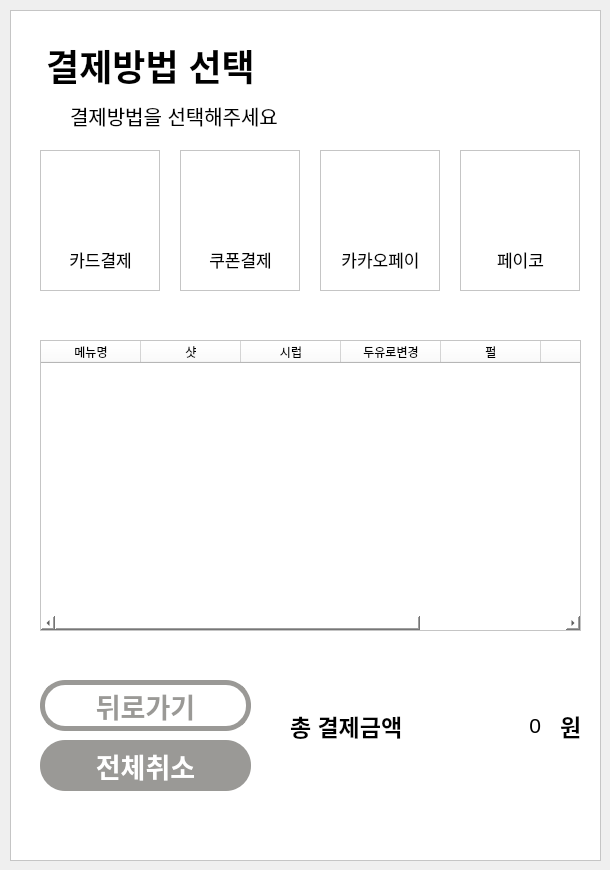
   <widget class="QWidget" name="page_8">
    <widget class="QFrame" name="frame_5">
     <property name="geometry">
      <rect>
       <x>10</x>
       <y>10</y>
       <width>591</width>
       <height>851</height>
      </rect>
     </property>
     <property name="styleSheet">
      <string notr="true">background-color: rgb(255, 255, 255);</string>
     </property>
     <property name="frameShape">
      <enum>QFrame::StyledPanel</enum>
     </property>
     <property name="frameShadow">
      <enum>QFrame::Raised</enum>
     </property>
     <widget class="QLabel" name="label_55">
      <property name="geometry">
       <rect>
        <x>10</x>
        <y>20</y>
        <width>261</width>
        <height>71</height>
       </rect>
      </property>
      <property name="font">
       <font>
        <pointsize>27</pointsize>
        <weight>75</weight>
        <bold>true</bold>
       </font>
      </property>
      <property name="text">
       <string>결제방법 선택</string>
      </property>
      <property name="alignment">
       <set>Qt::AlignCenter</set>
      </property>
     </widget>
     <widget class="QLabel" name="label_56">
      <property name="geometry">
       <rect>
        <x>60</x>
        <y>90</y>
        <width>361</width>
        <height>31</height>
       </rect>
      </property>
      <property name="font">
       <font>
        <pointsize>15</pointsize>
       </font>
      </property>
      <property name="text">
       <string>결제방법을 선택해주세요</string>
      </property>
     </widget>
     <widget class="QFrame" name="btn_pay_card">
      <property name="geometry">
       <rect>
        <x>30</x>
        <y>140</y>
        <width>120</width>
        <height>141</height>
       </rect>
      </property>
      <property name="font">
       <font>
        <pointsize>11</pointsize>
       </font>
      </property>
      <property name="cursor">
       <cursorShape>PointingHandCursor</cursorShape>
      </property>
      <property name="frameShape">
       <enum>QFrame::StyledPanel</enum>
      </property>
      <property name="frameShadow">
       <enum>QFrame::Raised</enum>
      </property>
      <widget class="QLabel" name="label_57">
       <property name="geometry">
        <rect>
         <x>20</x>
         <y>100</y>
         <width>81</width>
         <height>19</height>
        </rect>
       </property>
       <property name="font">
        <font>
         <pointsize>13</pointsize>
        </font>
       </property>
       <property name="text">
        <string>카드결제</string>
       </property>
       <property name="alignment">
        <set>Qt::AlignCenter</set>
       </property>
      </widget>
      <widget class="QLabel" name="label_61">
       <property name="geometry">
        <rect>
         <x>30</x>
         <y>20</y>
         <width>61</width>
         <height>61</height>
        </rect>
       </property>
       <property name="styleSheet">
        <string notr="true">border-image: url(image/card.png);</string>
       </property>
       <property name="text">
        <string/>
       </property>
      </widget>
     </widget>
     <widget class="QFrame" name="btn_pay_coupon">
      <property name="geometry">
       <rect>
        <x>170</x>
        <y>140</y>
        <width>120</width>
        <height>141</height>
       </rect>
      </property>
      <property name="cursor">
       <cursorShape>PointingHandCursor</cursorShape>
      </property>
      <property name="frameShape">
       <enum>QFrame::StyledPanel</enum>
      </property>
      <property name="frameShadow">
       <enum>QFrame::Raised</enum>
      </property>
      <widget class="QLabel" name="label_59">
       <property name="geometry">
        <rect>
         <x>20</x>
         <y>100</y>
         <width>81</width>
         <height>19</height>
        </rect>
       </property>
       <property name="font">
        <font>
         <pointsize>13</pointsize>
        </font>
       </property>
       <property name="text">
        <string>쿠폰결제</string>
       </property>
       <property name="alignment">
        <set>Qt::AlignCenter</set>
       </property>
      </widget>
      <widget class="QLabel" name="label_62">
       <property name="geometry">
        <rect>
         <x>30</x>
         <y>20</y>
         <width>61</width>
         <height>61</height>
        </rect>
       </property>
       <property name="styleSheet">
        <string notr="true">border-image: url(image/coupon.png);</string>
       </property>
       <property name="text">
        <string/>
       </property>
      </widget>
     </widget>
     <widget class="QFrame" name="btn_pay_kakao">
      <property name="geometry">
       <rect>
        <x>310</x>
        <y>140</y>
        <width>120</width>
        <height>141</height>
       </rect>
      </property>
      <property name="cursor">
       <cursorShape>PointingHandCursor</cursorShape>
      </property>
      <property name="frameShape">
       <enum>QFrame::StyledPanel</enum>
      </property>
      <property name="frameShadow">
       <enum>QFrame::Raised</enum>
      </property>
      <widget class="QLabel" name="label_60">
       <property name="geometry">
        <rect>
         <x>20</x>
         <y>100</y>
         <width>81</width>
         <height>19</height>
        </rect>
       </property>
       <property name="font">
        <font>
         <pointsize>13</pointsize>
        </font>
       </property>
       <property name="text">
        <string>카카오페이</string>
       </property>
       <property name="alignment">
        <set>Qt::AlignCenter</set>
       </property>
      </widget>
      <widget class="QLabel" name="label_63">
       <property name="geometry">
        <rect>
         <x>15</x>
         <y>30</y>
         <width>91</width>
         <height>41</height>
        </rect>
       </property>
       <property name="styleSheet">
        <string notr="true">border-image: url(image/kakao.svg);</string>
       </property>
       <property name="text">
        <string/>
       </property>
      </widget>
     </widget>
     <widget class="QFrame" name="btn_pay_payco">
      <property name="geometry">
       <rect>
        <x>450</x>
        <y>140</y>
        <width>120</width>
        <height>141</height>
       </rect>
      </property>
      <property name="cursor">
       <cursorShape>PointingHandCursor</cursorShape>
      </property>
      <property name="frameShape">
       <enum>QFrame::StyledPanel</enum>
      </property>
      <property name="frameShadow">
       <enum>QFrame::Raised</enum>
      </property>
      <widget class="QLabel" name="label_64">
       <property name="geometry">
        <rect>
         <x>20</x>
         <y>30</y>
         <width>81</width>
         <height>41</height>
        </rect>
       </property>
       <property name="styleSheet">
        <string notr="true">border-image: url(image/payco.jpg);</string>
       </property>
       <property name="text">
        <string/>
       </property>
      </widget>
      <widget class="QLabel" name="label_65">
       <property name="geometry">
        <rect>
         <x>20</x>
         <y>100</y>
         <width>81</width>
         <height>19</height>
        </rect>
       </property>
       <property name="font">
        <font>
         <pointsize>13</pointsize>
        </font>
       </property>
       <property name="text">
        <string>페이코</string>
       </property>
       <property name="alignment">
        <set>Qt::AlignCenter</set>
       </property>
      </widget>
     </widget>
     <widget class="QLabel" name="label_70">
      <property name="geometry">
       <rect>
        <x>550</x>
        <y>700</y>
        <width>31</width>
        <height>31</height>
       </rect>
      </property>
      <property name="font">
       <font>
        <pointsize>17</pointsize>
        <weight>75</weight>
        <bold>true</bold>
       </font>
      </property>
      <property name="styleSheet">
       <string notr="true"/>
      </property>
      <property name="text">
       <string>원</string>
      </property>
     </widget>
     <widget class="QLabel" name="label_71">
      <property name="geometry">
       <rect>
        <x>280</x>
        <y>700</y>
        <width>131</width>
        <height>31</height>
       </rect>
      </property>
      <property name="font">
       <font>
        <pointsize>17</pointsize>
        <weight>75</weight>
        <bold>true</bold>
       </font>
      </property>
      <property name="styleSheet">
       <string notr="true"/>
      </property>
      <property name="text">
       <string>총 결제금액</string>
      </property>
     </widget>
     <widget class="QLabel" name="total_price2">
      <property name="geometry">
       <rect>
        <x>400</x>
        <y>700</y>
        <width>131</width>
        <height>31</height>
       </rect>
      </property>
      <property name="font">
       <font>
        <pointsize>16</pointsize>
       </font>
      </property>
      <property name="styleSheet">
       <string notr="true"/>
      </property>
      <property name="text">
       <string>0</string>
      </property>
      <property name="alignment">
       <set>Qt::AlignRight|Qt::AlignTrailing|Qt::AlignVCenter</set>
      </property>
     </widget>
     <widget class="QPushButton" name="btn_del_menu_all">
      <property name="geometry">
       <rect>
        <x>30</x>
        <y>730</y>
        <width>211</width>
        <height>51</height>
       </rect>
      </property>
      <property name="font">
       <font>
        <pointsize>20</pointsize>
        <weight>75</weight>
        <bold>true</bold>
       </font>
      </property>
      <property name="styleSheet">
       <string notr="true">background-color: rgb(154, 153, 150);
color:rgb(255,255,255);
border-radius:25px</string>
      </property>
      <property name="text">
       <string>전체취소</string>
      </property>
     </widget>
     <widget class="QPushButton" name="btn_back2">
      <property name="geometry">
       <rect>
        <x>30</x>
        <y>670</y>
        <width>211</width>
        <height>51</height>
       </rect>
      </property>
      <property name="font">
       <font>
        <pointsize>20</pointsize>
        <weight>75</weight>
        <bold>true</bold>
       </font>
      </property>
      <property name="styleSheet">
       <string notr="true">color: rgb(154, 153, 150);
border:5px solid rgb(154, 153, 150);
border-radius:25px
</string>
      </property>
      <property name="text">
       <string>뒤로가기</string>
      </property>
     </widget>
     <widget class="QTableWidget" name="cart_list2">
      <property name="geometry">
       <rect>
        <x>30</x>
        <y>330</y>
        <width>541</width>
        <height>291</height>
       </rect>
      </property>
      <column>
       <property name="text">
        <string>메뉴명</string>
       </property>
      </column>
      <column>
       <property name="text">
        <string>샷</string>
       </property>
      </column>
      <column>
       <property name="text">
        <string>시럽</string>
       </property>
      </column>
      <column>
       <property name="text">
        <string>두유로변경</string>
       </property>
      </column>
      <column>
       <property name="text">
        <string>펄</string>
       </property>
      </column>
      <column>
       <property name="text">
        <string>개수</string>
       </property>
      </column>
      <column>
       <property name="text">
        <string>금액</string>
       </property>
      </column>
     </widget>
     <zorder>label_55</zorder>
     <zorder>label_56</zorder>
     <zorder>btn_pay_card</zorder>
     <zorder>btn_pay_coupon</zorder>
     <zorder>btn_pay_kakao</zorder>
     <zorder>btn_pay_payco</zorder>
     <zorder>total_price2</zorder>
     <zorder>label_70</zorder>
     <zorder>label_71</zorder>
     <zorder>btn_del_menu_all</zorder>
     <zorder>btn_back2</zorder>
     <zorder>cart_list2</zorder>
    </widget>
   </widget>
